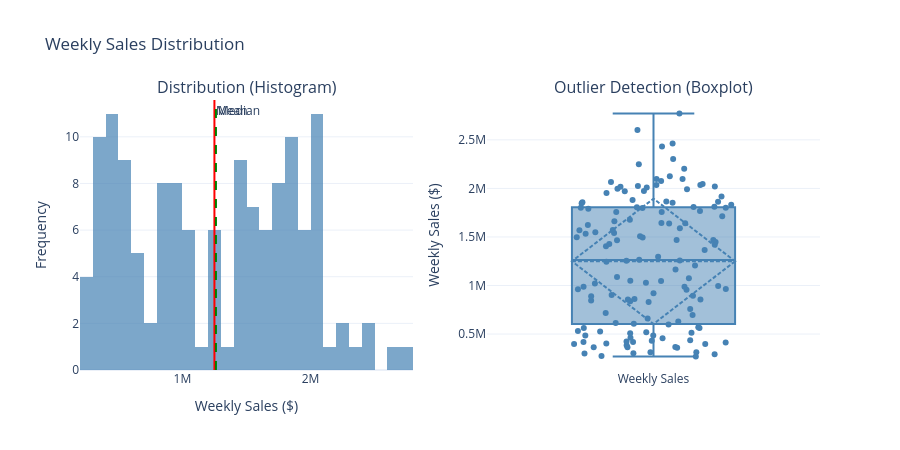

Source (notebook cell):
### Markdown cell above
## Target Variable (Weekly Sales) Analysis

The target variable drives all modeling decisions. Examining its distribution reveals skewness, outliers, and missing values that determine preprocessing choices (e.g., log-transform, imputation strategy).

### Code cell
sales_clean = df['Weekly_Sales'].dropna()

sales_stats = pd.DataFrame({
    "Statistic": ["Count (non-null)", "Mean", "Median", "Std Dev", "Skewness", "Min", "Max", "Range"],
    "Value": [
        f"{len(sales_clean):,}",
        f"${sales_clean.mean():,.2f}",
        f"${sales_clean.median():,.2f}",
        f"${sales_clean.std():,.2f}",
        f"{sales_clean.skew():.2f}",
        f"${sales_clean.min():,.2f}",
        f"${sales_clean.max():,.2f}",
        f"${sales_clean.max() - sales_clean.min():,.2f}",
    ]
}).set_index("Statistic")

display(sales_stats.style.set_caption("Weekly Sales Statistics"))

fig = make_subplots(
    rows=1, cols=2,
    subplot_titles=('Distribution (Histogram)', 'Outlier Detection (Boxplot)'),
    specs=[[{"type": "histogram"}, {"type": "box"}]]
)

mean_val = sales_clean.mean()
median_val = sales_clean.median()

fig.add_trace(
    go.Histogram(
        x=sales_clean,
        nbinsx=30,
        name='Weekly Sales',
        marker_color='steelblue',
        opacity=0.7
    ),
    row=1, col=1
)
fig.add_vline(x=mean_val, line_color="red", annotation_text="Mean", row=1, col=1)
fig.add_vline(x=median_val, line_dash="dash", line_color="green", annotation_text="Median", row=1, col=1)

fig.add_trace(
    go.Box(
        y=sales_clean,
        name='Weekly Sales',
        marker_color='steelblue',
        boxmean='sd',
        boxpoints="all",
        jitter=1,
        pointpos=0
    ),
    row=1, col=2
)

fig.update_layout(title_text='Weekly Sales Distribution', showlegend=False, height=450)
fig.update_xaxes(title_text='Weekly Sales ($)', row=1, col=1)
fig.update_yaxes(title_text='Frequency', row=1, col=1)
fig.update_yaxes(title_text='Weekly Sales ($)', row=1, col=2)
fig.write_image(".doc/notebook_plots/01_EDA/Weekly_Sales_Distribution.png")
fig.show()

display(Markdown(
    f"**Observation:** Weekly Sales distribution is approximately symmetric (skewness={sales_clean.skew():.2f}), "
    f"with mean (${mean_val:,.0f}) and median (${median_val:,.0f}) very close. "
    f"The boxplot shows the full range with no IQR-based outliers beyond the whiskers."
))

missing_target = df['Weekly_Sales'].isnull().sum()
missing_pct = missing_target / len(df) * 100
new_size = len(df) - missing_target

display(Markdown(f"""**Decision: Missing Weekly_Sales**
- Rows with missing target: **{missing_target}** ({missing_pct:.1f}%)
- Action: Drop these rows (never impute the target variable -- causes data leakage)
- Dataset size after drop: **{new_size:,}** rows"""))

### Figure 1 — Plotly figure (JSON) as saved in the notebook; plotly's stock layout.template omitted (floating-point values rounded to 4 significant figures; data arrays with more than 128 entries replaced by an {"elided": "..."} marker saying what was removed)
{"data": [{"marker": {"color": "steelblue"}, "name": "Weekly Sales", "nbinsx": 30, "opacity": 0.7, "type": "histogram", "x": {"elided": "136 float values"}, "xaxis": "x", "yaxis": "y"}, {"boxmean": "sd", "boxpoints": "all", "jitter": 1, "marker": {"color": "steelblue"}, "name": "Weekly Sales", "pointpos": 0, "type": "box", "xaxis": "x2", "y": {"elided": "136 float values"}, "yaxis": "y2"}], "layout": {"annotations": [{"font": {"size": 16}, "showarrow": false, "text": "Distribution (Histogram)", "x": 0.225, "xanchor": "center", "xref": "paper", "y": 1, "yanchor": "bottom", "yref": "paper"}, {"font": {"size": 16}, "showarrow": false, "text": "Outlier Detection (Boxplot)", "x": 0.775, "xanchor": "center", "xref": "paper", "y": 1, "yanchor": "bottom", "yref": "paper"}, {"showarrow": false, "text": "Mean", "x": 1250000.0, "xanchor": "left", "xref": "x", "y": 1, "yanchor": "top", "yref": "y domain"}, {"showarrow": false, "text": "Median", "x": 1261000.0, "xanchor": "left", "xref": "x", "y": 1, "yanchor": "top", "yref": "y domain"}], "height": 450, "shapes": [{"line": {"color": "red"}, "type": "line", "x0": 1250000.0, "x1": 1250000.0, "xref": "x", "y0": 0, "y1": 1, "yref": "y domain"}, {"line": {"color": "green", "dash": "dash"}, "type": "line", "x0": 1261000.0, "x1": 1261000.0, "xref": "x", "y0": 0, "y1": 1, "yref": "y domain"}], "showlegend": false, "title": {"text": "Weekly Sales Distribution"}, "xaxis": {"anchor": "y", "domain": [0, 0.45], "title": {"text": "Weekly Sales ($)"}}, "xaxis2": {"anchor": "y2", "domain": [0.55, 1]}, "yaxis": {"anchor": "x", "domain": [0, 1], "title": {"text": "Frequency"}}, "yaxis2": {"anchor": "x2", "domain": [0, 1], "title": {"text": "Weekly Sales ($)"}}}}
